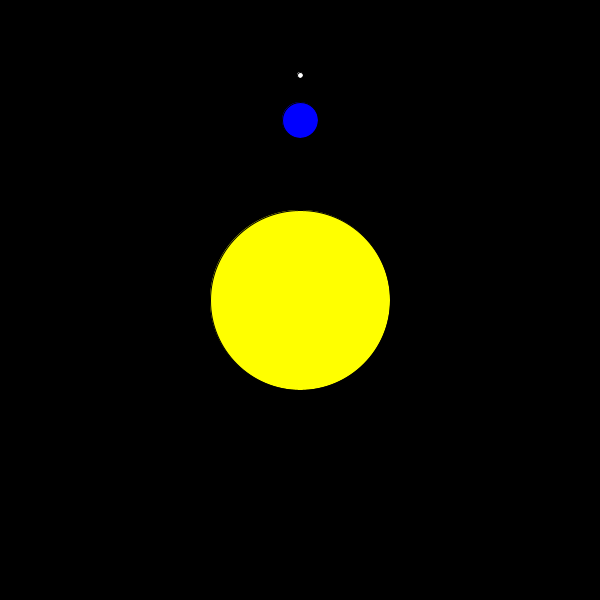
Frame 1 (no input)
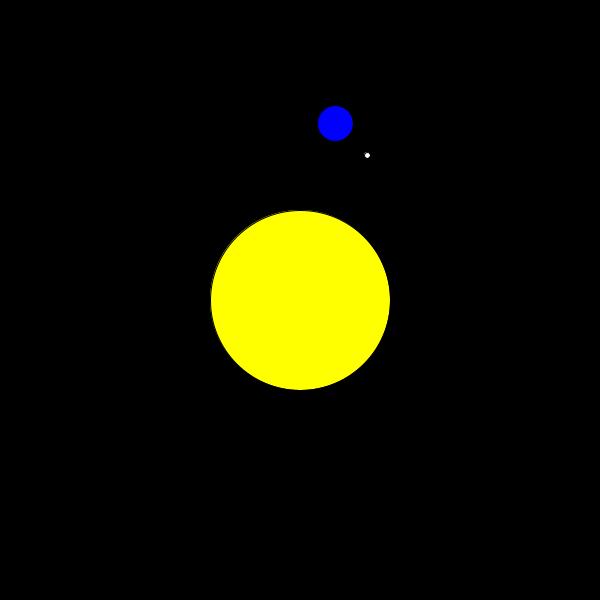
Frame 60 (the mouse pressed at the canvas centre just before this capture)
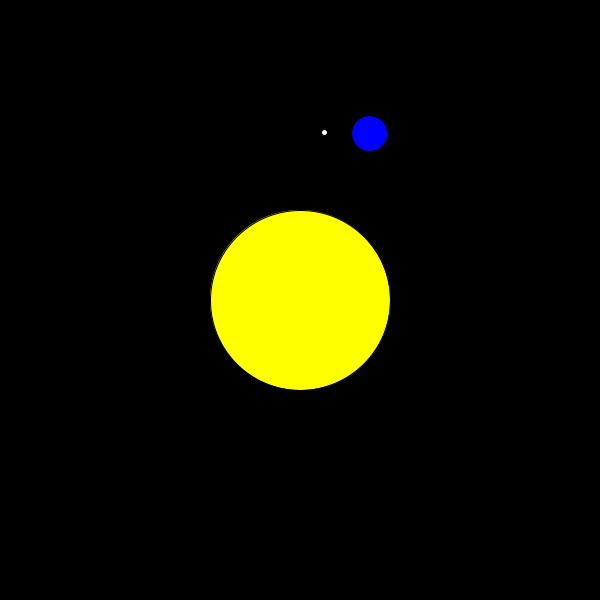
Frame 120 (the mouse held since frame 60 and released just before this capture)

The Processing sketch that drew these frames (run headless with seeded random() and noise(); from frame 60 on, the mouse is pressed at the canvas centre):

// Processing sketch: Sistema_solar_Processing
// ── Sistema_solar_Processing.pde
class Vector2{

  float x, y;

  Vector2( float x, float y){
    this.x = x;
    this.y = y;
  }

  Vector2(){
    this.x = 0;
    this.y = 0;
  }

  float smaller(){
    return screen.x > screen.y ? screen.y : screen.x;
  }
}

class V2plus extends Vector2{

  V2plus( float angle){

    this.angle = angle;
  }

  float angle;
}

V2plus terra = new V2plus(0);
V2plus lua = new V2plus(0);
V2plus sol = new V2plus(0);
Vector2 screen = null;

float SPEED = 1000000;
float FPS = 60;

void setup(){

  screen = new Vector2(600,600);
  size(600,600);

  surface.setResizable(true);
  frameRate(FPS);
}

void draw_terra(){  // Desenha a terra

  stroke(0,0,0);    // Corda linha da figura...
  strokeWeight(1);  // Espessura da linha
  fill(0,0,255);
  circle(terra.x,terra.y,screen.smaller()*0.06);
}

void draw_lua(){  // Desenha a lua

  stroke(0,0,0);    // Corda linha da figura...
  strokeWeight(1);  // Espessura da linha
  fill(255,255,255);
  circle(lua.x,lua.y,screen.smaller()*0.01);
}

void draw_sol(){  // Desenha o sol

  stroke(0,0,0);    // Corda linha da figura...
  strokeWeight(1);  // Espessura da linha
  fill(255,255,0);
  circle(sol.x,sol.y,screen.smaller()*0.3);
}

void draw(){

  // Erase the last
  screen.y = height;
  background(0,0,0);
  screen.x = width;

  // Dá a posição do sol e desenha
  sol.x = screen.x/2;
  sol.y = screen.y/2;
  draw_sol();

  // Distance
  float dist = (screen.smaller()/2)*0.6;

  // Dá a posição da terra e desenha
  terra.x = sol.x + sin(terra.angle) * dist;
  terra.y = sol.y - cos(terra.angle) * dist;
  terra.angle += (SPEED*PI)/(15778800*FPS);
  draw_terra();

  // Dá a posição da lua e desenha
  lua.x = terra.x + sin(lua.angle) * (dist/4);
  lua.y = terra.y - cos(lua.angle) * (dist/4);
  lua.angle += (SPEED*PI)/(1314900*FPS);
  draw_lua();

  // Evita overflow de ponto flutuante
  terra.angle -= terra.angle > SPEED*PI*2 ? SPEED*PI*2 : 0;
  lua.angle -= lua.angle > SPEED*PI*2 ? SPEED*PI*2 : 0;
}
